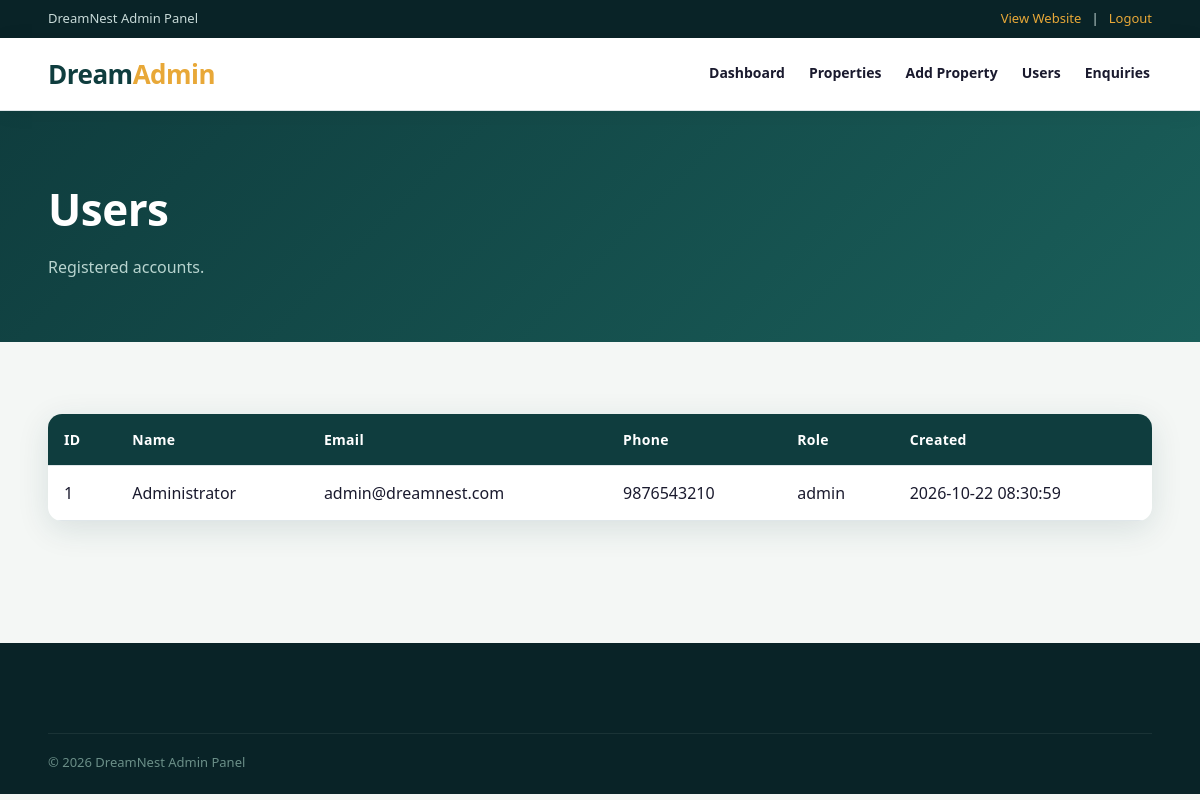
The page /admin/users.php (signed in) on the database its author committed.
### tables this page shows
CREATE TABLE users (
 id INT AUTO_INCREMENT PRIMARY KEY,
 name VARCHAR(120) NOT NULL,
 email VARCHAR(160) NOT NULL UNIQUE,
 phone VARCHAR(30),
 password VARCHAR(255) NOT NULL,
 role ENUM('user','admin') DEFAULT 'user',
 created_at TIMESTAMP DEFAULT CURRENT_TIMESTAMP
);

### admin/users.php (the view)
<?php require 'auth.php';require '../includes/config.php';$r=$conn->query("SELECT id,name,email,phone,role,created_at FROM users ORDER BY id DESC");?>
<!doctype html><html><head><meta charset="utf-8"><link rel="stylesheet" href="../css/style.css"><title>Users</title></head><body><?php include 'header.php';?><section class="pagehero"><div class="container"><h1>Users</h1><p>Registered accounts.</p></div></section><section class="section"><div class="container table-wrap"><table><tr><th>ID</th><th>Name</th><th>Email</th><th>Phone</th><th>Role</th><th>Created</th></tr><?php while($u=$r->fetch_assoc()):?><tr><td><?=$u['id']?></td><td><?=htmlspecialchars($u['name'])?></td><td><?=$u['email']?></td><td><?=$u['phone']?></td><td><?=$u['role']?></td><td><?=$u['created_at']?></td></tr><?php endwhile;?></table></div></section><?php echo '<footer><div class="container"><div class="copyright">© 2026 DreamNest Admin Panel</div></div></footer>';?></body></html>

### css/style.css (style rules this page uses)
:root { --navy:#0F3D3E;--navy2:#092327;--gold:#E8A838;--bg:#F4F7F5;--white:#fff;--text:#1a1a2e;--muted:#6b7f8e;--line:#dfe6e9;--green:#27844a;--shadow:0 8px 32px rgba(15,61,62,.12);--accent:#148B82;--card-radius:16px }
* { box-sizing:border-box;margin:0;padding:0 }
html { scroll-behavior:smooth }
body { font-family:'Segoe UI',Inter,Arial,sans-serif;color:var(--text);background:var(--bg);line-height:1.65 }
.container { width:min(1200px,92%);margin:auto }
.section { padding:72px 0 }
.pagehero { background:linear-gradient(135deg,var(--navy),#1a5f5a);color:#fff;padding:62px 0 }
.pagehero h1 { font-size:44px;letter-spacing:-.5px }
.pagehero p { color:#b8d4cf;margin-top:8px }
.table-wrap { overflow:auto;background:#fff;border-radius:14px;box-shadow:var(--shadow) }
table { width:100%;border-collapse:collapse;min-width:760px }
th,td { padding:14px 16px;text-align:left;border-bottom:1px solid var(--line) }
th { background:var(--navy);color:#fff;font-size:14px;font-weight:700;letter-spacing:.3px }
footer { background:var(--navy2);color:#adc5c0;margin-top:50px;padding:55px 0 20px }
.copyright { border-top:1px solid #ffffff12;margin-top:35px;padding-top:18px;font-size:13px;color:#6b8f88 }

### rows shown on the page
users: id "1", name "Administrator", email "admin@dreamnest.com", phone "9876543210", role "admin", created_at "2026-10-22 08:30:59"
